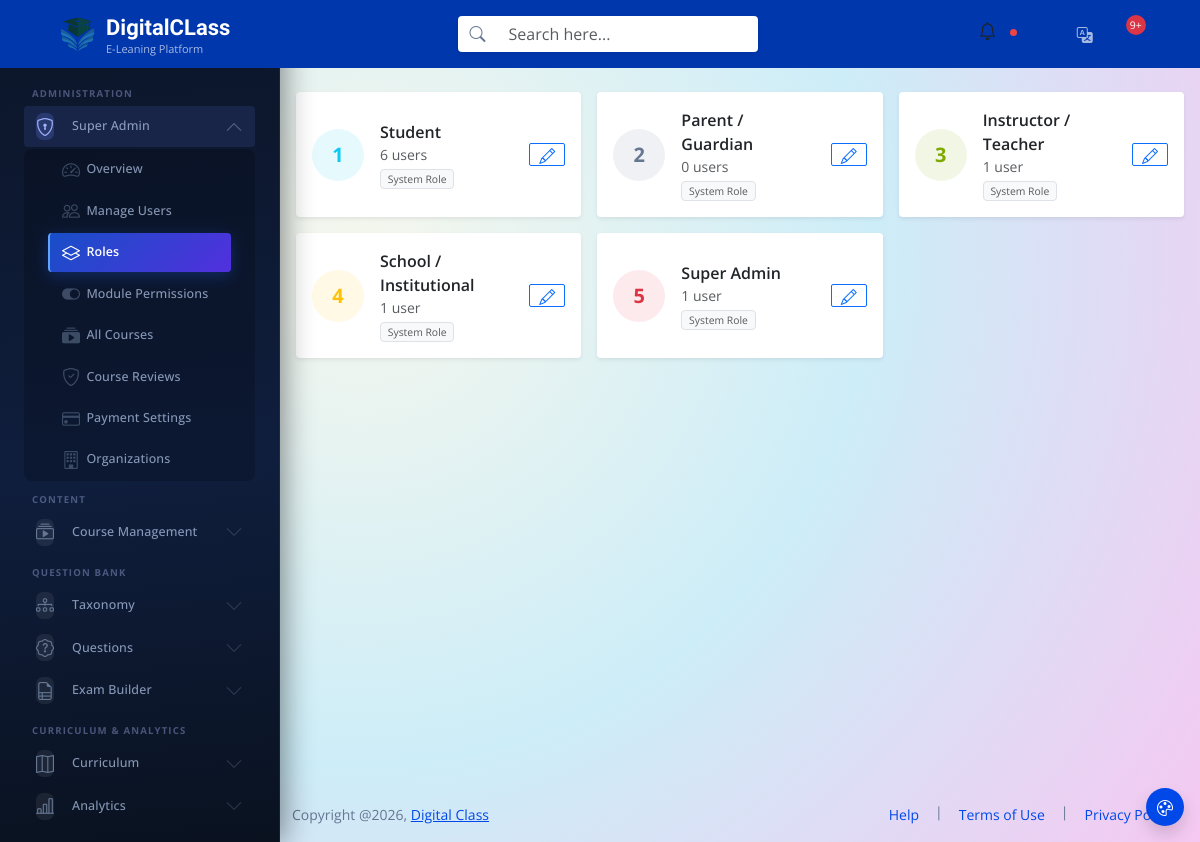
The page /data_files/?view=admin_roles (signed in) on the database its author committed.
### tables this page shows
CREATE TABLE `tbl_user_roles` (
  `id` int(11) NOT NULL AUTO_INCREMENT,
  `role_title` varchar(200) DEFAULT NULL,
  PRIMARY KEY (`id`)
);

### data_files/pages/admin_roles.php (the view, shortened to what this page needs)
<?php
$roles = $db->query("
    SELECT r.id, r.role_title,
           COUNT(u.id) AS user_count
    FROM tbl_user_roles r
    LEFT JOIN tbl_all_users u ON u.user_role = r.id
    GROUP BY r.id
    ORDER BY r.id
")->fetch_all(MYSQLI_ASSOC);
?>
<div class="container-fluid px-3 py-3">
  <div class="d-flex align-items-center justify-content-between mb-4 flex-wrap gap-2">
    <div>
      <h5 class="fw-semibold mb-1"><i class="bi bi-layers-fill text-primary me-2"></i>Roles</h5>
      <small class="text-muted">Manage platform roles. Role ID is used across the system.</small>
    </div>
    <button class="btn btn-primary btn-sm" onclick="openAddRole()">
    </button>
  </div>
  <div class="row g-3">
    <?php foreach ($roles as $r):
      $colors = ['','info','secondary','success','warning','danger'];
      $col    = $colors[$r['id']] ?? 'primary';
    ?>
    <div class="col-12 col-md-6 col-xl-4">
      <div class="card border-0 shadow-sm h-100">
        <div class="card-body d-flex align-items-center gap-3">
          <div class="rounded-circle bg-<?= $col ?> bg-opacity-10 d-flex align-items-center justify-content-center flex-shrink-0" style="width:52px;height:52px">
            <span class="fw-bold text-<?= $col ?> fs-5"><?= $r['id'] ?></span>
          </div>
          <div class="flex-grow-1 min-w-0">
            <div class="fw-semibold"><?= htmlspecialchars($r['role_title']) ?></div>
            <div class="small text-muted"><?= $r['user_count'] ?> user<?= $r['user_count'] != 1 ? 's' : '' ?></div>
            <?php if ($r['id'] <= 5): ?><span class="badge bg-light text-muted border" style="font-size:.65rem">System Role</span><?php endif; ?>
          </div>
          <div class="d-flex gap-1 flex-shrink-0">
            <button class="btn btn-sm btn-outline-primary py-0 px-2" onclick="editRole(<?= $r['id'] ?>, <?= json_encode($r['role_title']) ?>)">
              <i class="bi bi-pencil"></i>
            </button>
          </div>
        </div>
      </div>
    </div>
    <?php endforeach; ?>
  </div>
</div>

### assets/css/custom.css (style rules this page uses)
:root { --plyr-color-main: #0037ad; --plyr-audio-controls-background: #111827; --plyr-audio-control-color: #e2e8f0; --plyr-audio-control-color-hover: #0037ad; --plyr-range-fill-background: #0037ad; --plyr-range-track-background: rgba(255, 255, 255, 0.12); --plyr-audio-progress-buffered-background: rgba(0, 55, 173, 0.25); --plyr-range-thumb-background: #0037ad; --plyr-range-thumb-shadow: 0 1px 2px rgba(0, 55, 173, 0.2), 0 0 0 1px rgba(0, 55, 173, 0.25); --plyr-font-family: 'Open Sans', -apple-system, BlinkMacSystemFont, 'Segoe UI', sans-serif; --plyr-font-size-base: 14px; --plyr-font-size-small: 12px; --plyr-font-size-large: 16px; --plyr-font-weight-regular: 400; --plyr-font-weight-bold: 600; }

### assets/css/dcm-system.css (style rules this page uses)
:root { --dcm-brand-from: #1a4fc4; --dcm-brand-to: #6d28d9; --dcm-amber-from: #f59e0b; --dcm-amber-to: #d97706; --dcm-success-from: #059669; --dcm-success-to: #0d9488; --dcm-danger-from: #dc2626; --dcm-danger-to: #9f1239; --dcm-modal-radius: 20px; --dcm-modal-shadow: 0 40px 100px rgba(0,0,0,.42), 0 8px 30px rgba(0,0,0,.18); --dcm-backdrop-bg: rgba(10, 18, 42, 0.65); --dcm-surface: #ffffff; --dcm-surface-2: #f8fafc; --dcm-border: #e8edf4; --dcm-text: #0f172a; --dcm-muted: #64748b; --dcm-spring: cubic-bezier(0.16, 1, 0.3, 1); }

### data_files/index.php (style rules this page uses)
:root { --adminuiux-content-font: "Open Sans", sans-serif; --adminuiux-content-font-weight: 400; --adminuiux-title-font: "SUSE", sans-serif; --adminuiux-title-font-weight: 600 }

### rows shown on the page
tbl_user_roles: id "1", role_title "Student", user_count "6", shows "System Role"
tbl_user_roles: id "2", role_title "Parent / Guardian", user_count "0", shows "System Role"
tbl_user_roles: id "3", role_title "Instructor / Teacher", user_count "1", shows "System Role"
tbl_user_roles: id "4", role_title "School / Institutional", user_count "1", shows "System Role"
tbl_user_roles: id "5", role_title "Super Admin", user_count "1", shows "System Role"
